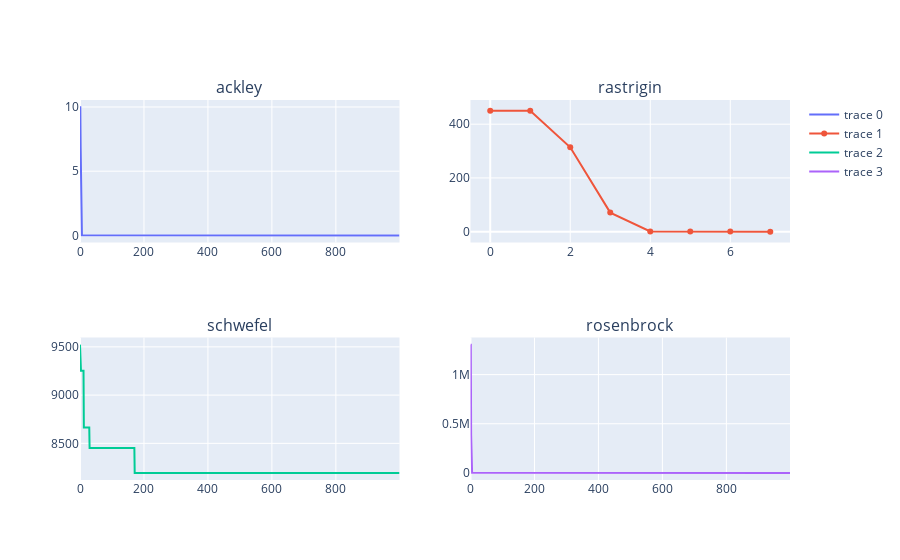

Source (notebook cell):
### Code cell
fig = make_subplots(rows=2, cols=2, subplot_titles=FUNCTIONS)

fig.add_trace(go.Scatter(y=[x['melhor_fitness'] for x in ga_dict[FUNCTIONS[0]].geracoes]),row=1,col=1)
fig.add_trace(go.Scatter(y=[x['melhor_fitness'] for x in ga_dict[FUNCTIONS[1]].geracoes]),row=1,col=2)
fig.add_trace(go.Scatter(y=[x['melhor_fitness'] for x in ga_dict[FUNCTIONS[2]].geracoes]),row=2,col=1)
fig.add_trace(go.Scatter(y=[x['melhor_fitness'] for x in ga_dict[FUNCTIONS[3]].geracoes]),row=2,col=2)

### Figure 1 — Plotly figure (JSON) as saved in the notebook; plotly's stock layout.template omitted (floating-point values rounded to 4 significant figures; data arrays with more than 128 entries replaced by an {"elided": "..."} marker saying what was removed)
{"data": [{"type": "scatter", "xaxis": "x", "y": {"elided": "1000 float values"}, "yaxis": "y"}, {"type": "scatter", "xaxis": "x2", "y": [449.6, 449.6, 314.0, 70.84, 0.4006, 0.0001292, 5.087e-09, 0], "yaxis": "y2"}, {"type": "scatter", "xaxis": "x3", "y": {"elided": "1000 float values"}, "yaxis": "y3"}, {"type": "scatter", "xaxis": "x4", "y": {"elided": "1000 float values"}, "yaxis": "y4"}], "layout": {"annotations": [{"font": {"size": 16}, "showarrow": false, "text": "ackley", "x": 0.225, "xanchor": "center", "xref": "paper", "y": 1, "yanchor": "bottom", "yref": "paper"}, {"font": {"size": 16}, "showarrow": false, "text": "rastrigin", "x": 0.775, "xanchor": "center", "xref": "paper", "y": 1, "yanchor": "bottom", "yref": "paper"}, {"font": {"size": 16}, "showarrow": false, "text": "schwefel", "x": 0.225, "xanchor": "center", "xref": "paper", "y": 0.375, "yanchor": "bottom", "yref": "paper"}, {"font": {"size": 16}, "showarrow": false, "text": "rosenbrock", "x": 0.775, "xanchor": "center", "xref": "paper", "y": 0.375, "yanchor": "bottom", "yref": "paper"}], "xaxis": {"anchor": "y", "domain": [0, 0.45]}, "xaxis2": {"anchor": "y2", "domain": [0.55, 1]}, "xaxis3": {"anchor": "y3", "domain": [0, 0.45]}, "xaxis4": {"anchor": "y4", "domain": [0.55, 1]}, "yaxis": {"anchor": "x", "domain": [0.625, 1]}, "yaxis2": {"anchor": "x2", "domain": [0.625, 1]}, "yaxis3": {"anchor": "x3", "domain": [0, 0.375]}, "yaxis4": {"anchor": "x4", "domain": [0, 0.375]}}}
